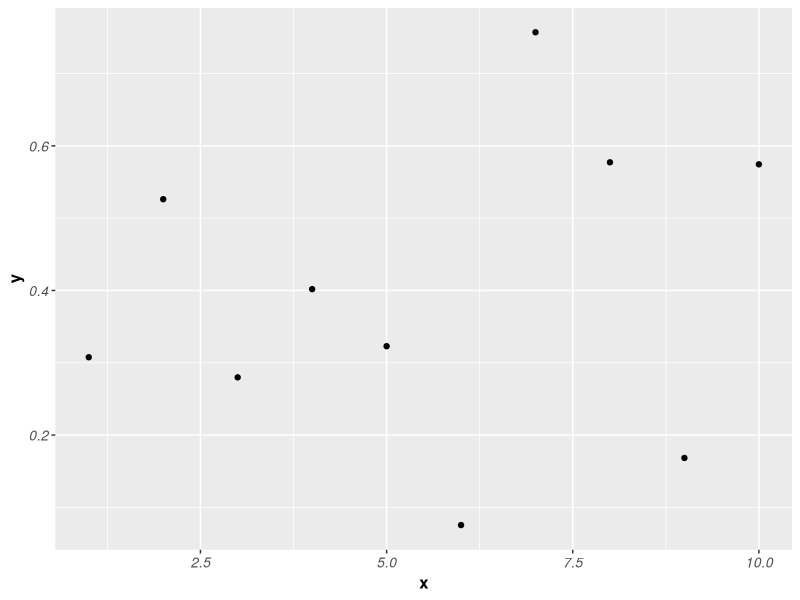

This chart was generated by the following R code:
## ---- chunk 1
#| echo: false
#| message: false
#| warning: false
library(tidyverse)
## ---- chunk 2
ggplot(data = tibble(x = 1:10, y = runif(10)),
       aes(x, y)) +
  geom_point() +
  theme(axis.title = element_text(face = "bold", size = 12),
        axis.text = element_text(face = "italic", size = 10))
## ---- chunk 3

## ---- chunk 4

## ---- chunk 5

## ---- chunk 6

## ---- chunk 7

## ---- chunk 8

## ---- chunk 9

## ---- chunk 10

## ---- chunk 11

## ---- chunk 12

## ---- chunk 13

## ---- chunk 14

## ---- chunk 15

## ---- chunk 16

## ---- chunk 17

## ---- chunk 18

## ---- chunk 19
library(lubridate)
ymd("2022-01-31")
ym("2022-Jan")
## ---- chunk 20

## ---- chunk 21

## ---- chunk 22

## ---- chunk 23

## ---- chunk 24

